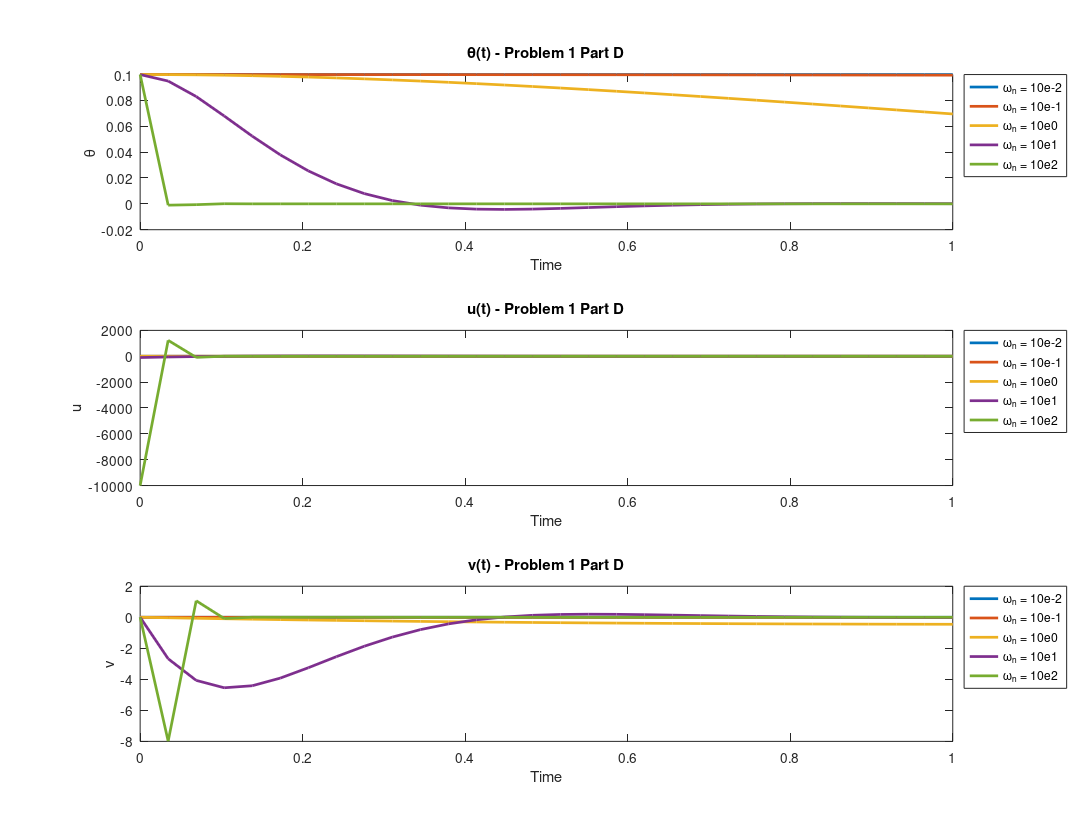
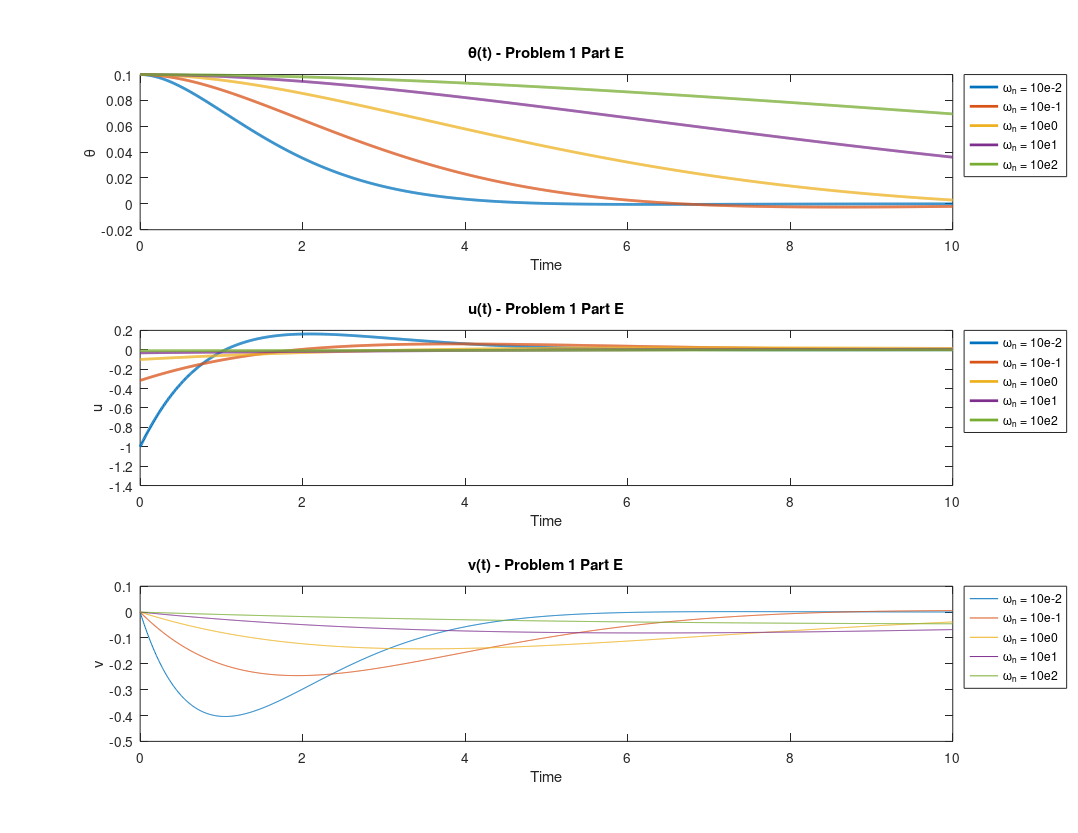

MATLAB code to generate these figures, in order:
function hw6_prob1
clear; clc;
%% Problem 1 Part D
wn = [10^-2 10^-1 10^0 10^1 10^2];
J = 10;
Jw = 1; 
A = [0 1; 0 0];
B = [0 1/J]';
x0 = [0.1 0]';
v0 = 0;

for j=1:length(wn)

    tRate = 30;
    tMax = 1;
    t = linspace(0,tMax,tMax*tRate);

    k = [wn(j)^2*J 2*J/sqrt(2)*wn(j)];
    
    for i=1:length(t)
        x(:,i) = expm((A-B*k)*t(i))*x0;
    end
    
    for i=1:length(t)
        v(:,i) = -k*(1/Jw)*inv(A-B*k)*(expm((A-B*k)*t(i))-eye(2))*x0;
    end
    
    theta(:,j) = x(1,:);
    uu(:,j)=-k*x;
    vv(:,j)=v;
end
    figure(1)
    subplot(3,1,1)
    plot(t,theta,'linewidth',2)
    legend('\omega_n = 10e-2','\omega_n = 10e-1','\omega_n = 10e0','\omega_n = 10e1','\omega_n = 10e2','Location','bestoutside')
    title('\theta(t) - Problem 1 Part D')
    ylabel('\theta')
    xlabel('Time')
    
    subplot(3,1,2)
    plot(t,uu,'linewidth',2)
    legend('\omega_n = 10e-2','\omega_n = 10e-1','\omega_n = 10e0','\omega_n = 10e1','\omega_n = 10e2','Location','bestoutside')
    title('u(t) - Problem 1 Part D')
    ylabel('u')
    xlabel('Time')
    
    subplot(3,1,3)
    plot(t,vv,'linewidth',2)
    legend('\omega_n = 10e-2','\omega_n = 10e-1','\omega_n = 10e0','\omega_n = 10e1','\omega_n = 10e2','Location','bestoutside')
    title('v(t) - Problem 1 Part D')
    ylabel('v')
    xlabel('Time')
    
    set(gcf,'paperorientation','landscape');
    set(gcf,'paperunits','normalized');
    set(gcf,'paperposition',[0 0 1 1]);
    print(gcf,'-dpdf','HW6P1D.pdf')

%% Problem 1 Part E
R = [10^-2 10^-1 10^0 10^1 10^2];
J = 10;
Jw = 1;
A = [0 1; 0 0];
B = [0 1/J]'; 
x0 = [0.1 0]';
v0 = 0;
Q = eye(2);

for j=1:length(R)

    t = linspace(0,10,1400);
    k = lqr(A,B,Q,R(j));

    for i=1:length(t)
        x(:,i) = expm((A-B*k)*t(i))*x0;
    end
    
    for i=1:length(t)
        v(:,i) = -k*(1/Jw)*inv(A-B*k)*(expm((A-B*k)*t(i))-eye(2))*x0;
    end
    
    thetae(:,j) = x(1,:);
    uue(:,j)=-k*x;
    vve(:,j)=v;
end 
    figure(2)
    subplot(3,1,1)
    plot(t,thetae,'linewidth',2)
    hold on;
    legend('\omega_n = 10e-2','\omega_n = 10e-1','\omega_n = 10e0','\omega_n = 10e1','\omega_n = 10e2','Location','bestoutside')
    title('\theta(t) - Problem 1 Part E')
    ylabel('\theta')
    xlabel('Time')

    subplot(3,1,2)
    plot(t,uue,'linewidth',2)
    legend('\omega_n = 10e-2','\omega_n = 10e-1','\omega_n = 10e0','\omega_n = 10e1','\omega_n = 10e2','Location','bestoutside')
    title('u(t) - Problem 1 Part E')
    ylabel('u')
    xlabel('Time')

    subplot(3,1,3)
    plot(t,vve)
    hold on;
    legend('\omega_n = 10e-2','\omega_n = 10e-1','\omega_n = 10e0','\omega_n = 10e1','\omega_n = 10e2','Location','bestoutside')
    title('v(t) - Problem 1 Part E')
    ylabel('v')
    xlabel('Time')
    
    set(gcf,'paperorientation','landscape');
    set(gcf,'paperunits','normalized');
    set(gcf,'paperposition',[0 0 1 1]);
    print(gcf,'-dpdf','HW6P1E.pdf')
